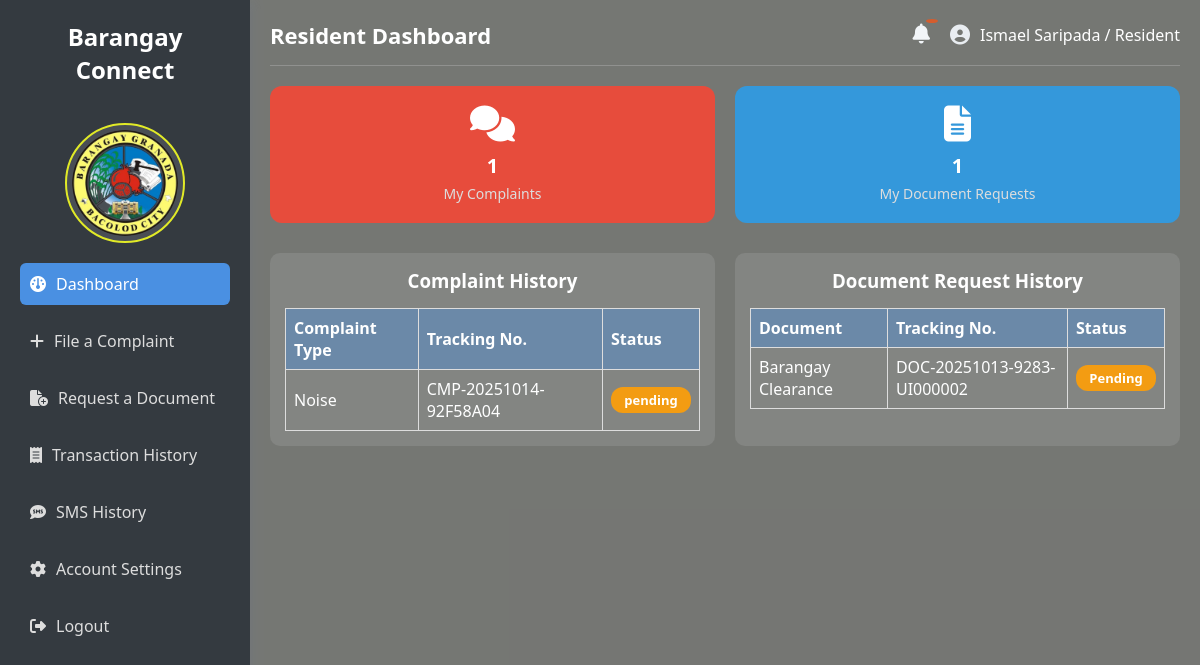
Screenshot of /residents/user_dashboard.php (signed in) with the database file from the repository.
### tables this page shows
CREATE TABLE `complaints` (
  `complaint_id` varchar(20) NOT NULL,
  `user_id` varchar(20) NOT NULL,
  `complaint_title` varchar(100) NOT NULL,
  `complaint_type` varchar(100) NOT NULL,
  `description` text NOT NULL,
  `image_file` varchar(100) NOT NULL,
  `date_filed` timestamp NOT NULL DEFAULT current_timestamp() ON UPDATE current_timestamp(),
  `status` enum('pending','in progress','resolved') NOT NULL,
  `tracking_number` varchar(100) NOT NULL,
  `handled_by` varchar(20) DEFAULT NULL
);

CREATE TABLE `document_request` (
  `request_id` varchar(20) NOT NULL,
  `user_id` varchar(20) NOT NULL,
  `document_type` varchar(100) NOT NULL,
  `purpose` varchar(100) NOT NULL,
  `supporting_file` varchar(100) NOT NULL,
  `status` enum('Approved','Rejected','Released','Pending') NOT NULL,
  `processed_by` varchar(20) DEFAULT NULL,
  `date_requested` timestamp NOT NULL DEFAULT current_timestamp() ON UPDATE current_timestamp(),
  `tracking_number` varchar(100) NOT NULL
);

### residents/user_dashboard.php (the view, shortened to what this page needs)
<?php
require_once "../cons/config.php";
$user_id = $_SESSION["user_id"];
$stmt = $conn->prepare("SELECT complaint_type, tracking_number, status
                        FROM complaints
                        WHERE user_id = ?
                        ORDER BY date_filed DESC");
$stmt->bind_param("s", $user_id);
$stmt->execute();
$complaintsResult = $stmt->get_result();
$stmt = $conn->prepare("SELECT tracking_number, document_type, status, date_requested
                        FROM document_request
                        WHERE user_id = ?
                        ORDER BY date_requested DESC");
$stmt->bind_param("s", $user_id);
$stmt->execute();
$docRequestsResult = $stmt->get_result();
$complaintsCount   = ($complaintsResult)   ? $complaintsResult->num_rows   : 0;
$docRequestsCount  = ($docRequestsResult)  ? $docRequestsResult->num_rows  : 0;
?>
<!DOCTYPE html>
<html lang="en">
<head>
  <link rel="stylesheet" href="https://cdnjs.cloudflare.com/ajax/libs/font-awesome/6.5.0/css/all.min.css">
</head>
<body>
<div class="sidebar">
  <h2>Barangay Connect</h2><br>
  <img src="../assets/images/bg_logo.png">
  <ul>
    <li><a href="user_dashboard.php" class="active"><i class="fa-solid fa-gauge"></i> Dashboard</a></li>
    <li><a href="file_complaint.php"><i class="fa-solid fa-plus"></i> File a Complaint</a></li>
    <li><a href="request_document.php"><i class="fa-solid fa-file-circle-plus"></i> Request a Document</a></li>
    <li><a href="transaction_history.php"><i class="fa-solid fa-receipt"></i> Transaction History</a></li>
    <li><a href="user_sms.php"><i class="fa-solid fa-sms"></i> SMS History</a></li>
    <li><a href="account_settings.php"><i class="fa-solid fa-gear"></i> Account Settings</a></li>
    <li><a href="../logout.php" onclick="return confirm('Are you sure you want to log out?');"><i class="fa-solid fa-right-from-bracket"></i> Logout</a></li>
  </ul>
</div>
<div class="main-content">
  <div class="header">
    <h1>Resident Dashboard</h1>
    <div class="right-section">
      <div class="notification" id="notifBell">
        <i class="fa-solid fa-bell"></i>
        <span class="badge" id="notifBadge"></span>
      </div>
      <div class="user">
        <i class="fa-solid fa-user-circle"></i>
        <span><?php echo $_SESSION["fullname"] . " / " . $_SESSION["role"]; ?></span>
      </div>
    </div>
  </div>
  <div class="cards">
    <div class="card complaints">
      <i class="fa-solid fa-comments"></i>
      <h3><?php echo $complaintsCount; ?></h3>
      <p>My Complaints</p>
    </div>
    <div class="card documents">
      <i class="fa-solid fa-file-lines"></i>
      <h3><?php echo $docRequestsCount; ?></h3>
      <p>My Document Requests</p>
    </div>
  </div>
  <div class="history-tables">
    <div class="table-container">
      <h3>Complaint History</h3>
      <table>
        <thead>
          <tr>
            <th>Complaint Type</th>
            <th>Tracking No.</th>
            <th>Status</th>
          </tr>
        </thead>
        <tbody>
          <?php if ($complaintsResult && $complaintsResult->num_rows > 0): ?>
            <?php while ($row = $complaintsResult->fetch_assoc()): ?>
              <tr>
              <td><?php echo htmlspecialchars($row["complaint_type"]); ?></td>
                <td><?php echo htmlspecialchars($row['tracking_number']); ?></td>
                <td>
                  <span class="status <?php echo strtolower($row['status']); ?>">
                    <?php echo htmlspecialchars($row['status']); ?>
                  </span>
                </td>
              </tr>
            <?php endwhile; ?>
          <?php else: ?>
            <tr><td colspan="3">No complaints found.</td></tr>
          <?php endif; ?>
        </tbody>
      </table>
    </div>
    <div class="table-container">
      <h3>Document Request History</h3>
      <table>
        <thead>
          <tr>
            <th>Document</th>
            <th>Tracking No.</th>
            <th>Status</th>
          </tr>
        </thead>
        <tbody>
          <?php if ($docRequestsResult && $docRequestsResult->num_rows > 0): ?>
            <?php while ($row = $docRequestsResult->fetch_assoc()): ?>
              <tr>
                <td><?php echo htmlspecialchars($row["document_type"]); ?></td>
                <td><?php echo htmlspecialchars($row["tracking_number"]); ?></td>
                <td>
                  <span class="status <?php echo strtolower($row["status"]); ?>">
                    <?php echo htmlspecialchars($row["status"]); ?>
                  </span>
                </td>
              </tr>
            <?php endwhile; ?>
          <?php else: ?>
            <tr><td colspan="3">No requests found.</td></tr>
          <?php endif; ?>
        </tbody>
      </table>
    </div>
  </div>
</div>
</body>
</html>

### residents/user_dashboard.php (style rules this page uses)
* { box-sizing: border-box; margin: 0; padding: 0; font-family: 'Segoe UI', Tahoma, Geneva, Verdana, sans-serif; }
body { background: #FFF8E1; min-height: 100vh; display: flex; }
.sidebar { width: 250px; background: #343A40; color: #fff; padding: 20px; position: fixed; top: 0; bottom: 0; left: 0; box-shadow: 2px 0 10px rgba(245, 245, 245, 0.94); }
.sidebar h2 { text-align: center; font-size: 24px; color: #fff; margin-bottom: 15px; }
.sidebar img { display: block; margin: 0 auto 20px; max-width: 120px; height: auto; border-radius: 50%; border: 2px solid rgb(225, 234, 39); background: rgba(255, 255, 255, 0.1); padding: 5px; }
.sidebar ul { list-style: none; }
.sidebar ul li { margin: 15px 0; }
.sidebar ul li a { color: #ddd; text-decoration: none; font-size: 16px; display: flex; align-items: center; padding: 10px; border-radius: 6px; transition: 0.3s; }
.sidebar ul li a i { margin-right: 10px; }
.sidebar ul li a:hover, .sidebar ul li a.active { background: #4a90e2; color: #fff; }
.main-content { position: fixed; top: 0; left: 250px; right: 0; bottom: 0; display: flex; flex-direction: column; background:rgba(52, 58, 64, 0.68); color: #fff; padding: 20px; overflow-y: auto; }
.header { position: sticky; top: 0; display: flex; justify-content: space-between; align-items: center; padding-bottom: 15px; border-bottom: 1px solid rgba(255, 255, 255, 0.2); z-index: 10; }
.header h1 { font-size: 22px; color: #fff; }
.header .right-section { display: flex; align-items: center; gap: 20px; }
.notification { position: relative; cursor: pointer; }
.notification i { font-size: 20px; color: rgb(242, 245, 248); }
.notification .badge { position: absolute; top: -5px; right: -8px; background: rgb(213, 93, 46); color: #fff; font-size: 12px; font-weight: bold; padding: 2px 6px; border-radius: 50%; }
.header .user { display: flex; align-items: center; gap: 10px; }
.header .user i { font-size: 20px; color: rgb(233, 237, 241); }
.cards { display: grid; grid-template-columns: repeat(auto-fit, minmax(200px, 1fr)); gap: 20px; margin-top: 20px; }
.card { display: flex; flex-direction: column; align-items: center; justify-content: center; padding: 20px; border-radius: 12px; text-align: center; color: #fff; transition: 0.3s; position: relative; overflow: hidden; min-height: 120px; }
.card i { font-size: 36px; margin-bottom: 10px; }
.card h3 { font-size: 20px; margin-bottom: 5px; }
.card p { font-size: 14px; color: #ddd; }
.card.complaints { background: #e74c3c; }
.card.documents { background: #3498db; }
.history-tables { display: flex; gap: 20px; margin-top: 30px; flex-wrap: wrap; }
.table-container { flex: 1 1 400px; background: rgba(255, 255, 255, 0.1); padding: 15px; border-radius: 10px; overflow-x: auto; }
.table-container h3 { margin-bottom: 15px; text-align: center; }
table { width: 100%; border-collapse: collapse; }
th, td { padding: 8px; border: 1px solid #ddd; text-align: left; }
th { background: rgba(74, 144, 226, 0.4); color: #fff; }
.status { display: inline-block; padding: 4px 10px; border-radius: 12px; font-size: 13px; font-weight: bold; color: #fff; text-align: center; min-width: 80px; }
.status.pending { background: #f39c12; }

### rows the page displays
complaints: complaint_type "Noise", tracking_number "CMP-20251014-92F58A04", status "pending"
document_request: document_type "Barangay Clearance", tracking_number "DOC-20251013-9283-UI000002", status "Pending"

### other values shown
$_SESSION["fullname"] "Ismael Saripada"
$_SESSION["role"] "Resident"
$complaintsCount "1"
$docRequestsCount "1"
